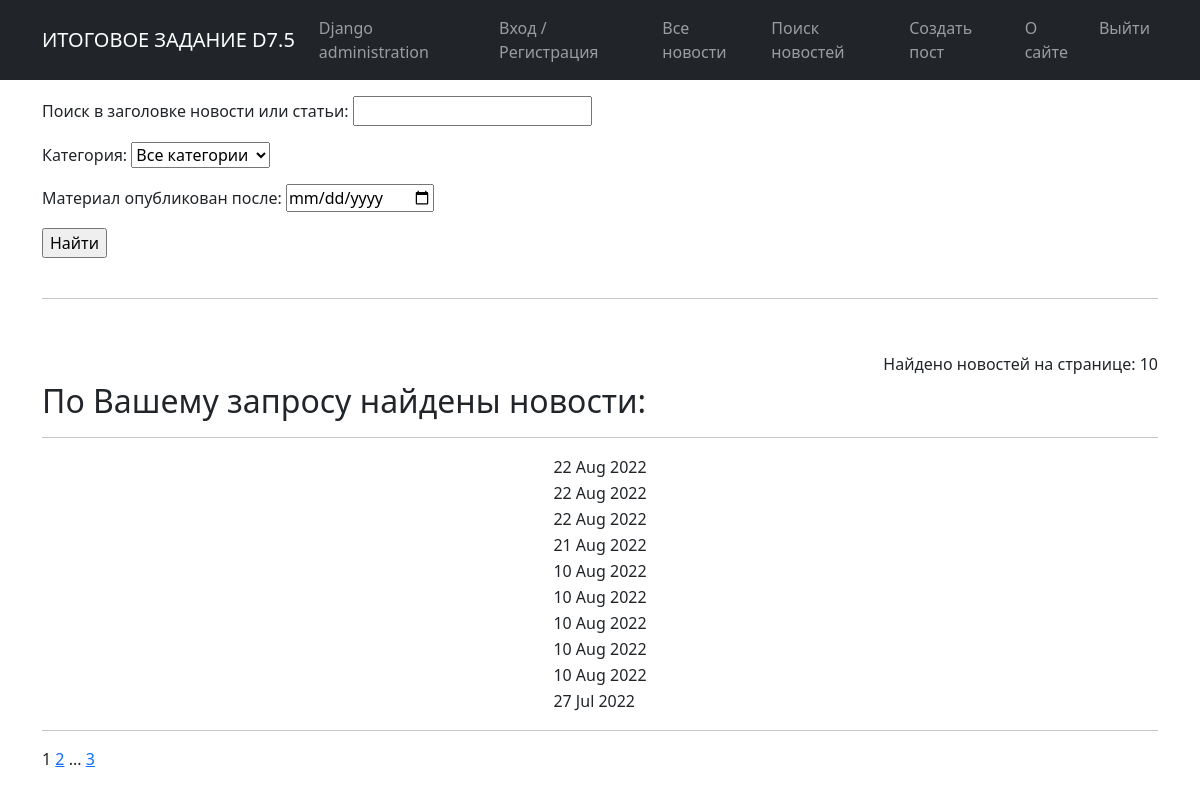
Page /news/search/ on the earlier database version.
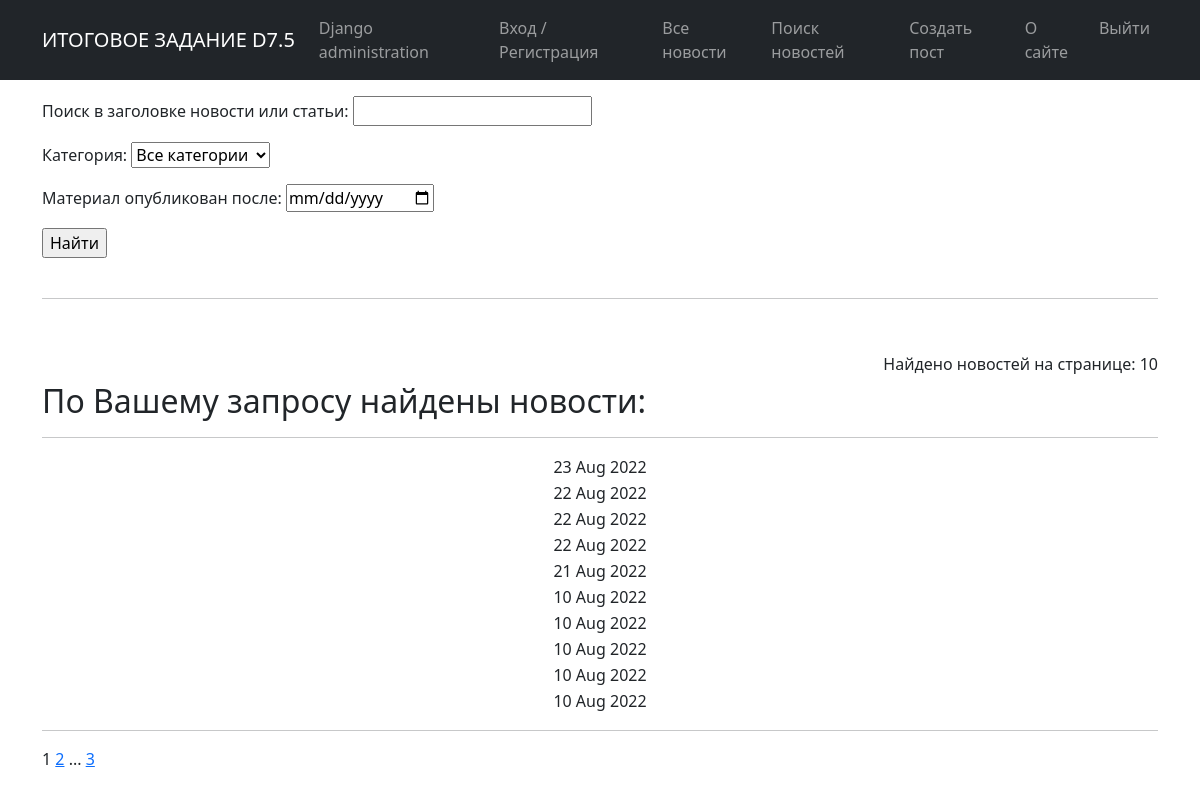
Same page on the later database version.
### news/models.py (models this page shows, shortened)
class Post(models.Model):
    NEWS = 'NW'
    ARTICLE = 'AT'
    CHOISE_NW_AT = [
        (NEWS, 'Новость'),
        (ARTICLE, 'Статья')
    ]
    author = models.ForeignKey(Author, on_delete=models.CASCADE)
    type_of_post = models.CharField(max_length=2, default=NEWS, choices=CHOISE_NW_AT)
    post_create_datetime = models.DateTimeField(auto_now_add=True)
    post_category = models.ManyToManyField(Category, through='PostCategory', related_name='posts')
    post_title = models.CharField(max_length=128)
    post_text = models.TextField()
    post_rating = models.IntegerField(default=0)
    is_updated = models.BooleanField(default=False)
    is_new = models.BooleanField(default=True)
    def get_absolute_url(self):
        return reverse('new_detail', args=[str(self.id)])

### news/views.py (the view)
# urls.py: path('search/', PostSearch.as_view(), name='news_search'),
class PostSearch(ListView):
    model = Post
    ordering = '-post_create_datetime'
    template_name = 'search.html'
    context_object_name = 'search'
    paginate_by = 10
    def get_queryset(self):
        queryset = super().get_queryset()
        self.filterset = PostFilter(self.request.GET, queryset)
        return self.filterset.qs
    def get_context_data(self, **kwargs):
        context = super().get_context_data(**kwargs)
        context['filterset'] = self.filterset
        return context

### news/models.py (called while the page is built)
    def __str__(self):
        return self.name

### news/templatetags/custom_filters.py (called while the page is built)
@register.filter()
def makegoodwords(value):
    new_value = keyword_processor.replace_keywords(value)
    return new_value

### templates/search.html (shortened to what this page needs)
{% extends 'flatpages/default.html' %}
{% load custom_filters %}
{% block content %}
   <form align='' action="" method="get">
       <p>{{ filterset.form.as_p }}</p>
       <input type="submit" value="Найти">
   </form>
    <p>&nbsp;</p>
    <hr>
    <p>&nbsp;</p>
    <h6 align='right'>Найдено новостей на странице: {{search|length}}</h6>
    <h2>По Вашему запросу найдены новости:</h2>
    <hr>
    {% if search %}
        <table align='center' border="0" cellspacing="0">
           {% for s in search %}
                <tr align="left">
                    <td> <a href="{{ s.get_absolute_url }}"> {{ s.post_title|makegoodwords}} </a></td>
                    <td>{{ s.post_create_datetime|date:'d M Y' }}</td>
                    <td>{{ s.post_text|truncatechars:20|makegoodwords }}</td>
                </tr>
            {% endfor %}
        </table>
    {% else %}
        <h3>По Вашему запросу не найдено ни одной новости!</h3>
    {% endif %}
    <hr>
   {{ page_obj.number }}
   {% if page_obj.has_next %}
       <a href="?page={{ page_obj.next_page_number }}">{{ page_obj.next_page_number }}</a>
       {% if paginator.num_pages != page_obj.next_page_number %}
           ...
           <a href="?page={{ page_obj.paginator.num_pages }}">{{ page_obj.paginator.num_pages }}</a>
       {% endif %}
   {% endif %}
{% endblock content %}

Differences in the rows shown:
no longer on this page (row edited): Post: post_create_datetime "27 Jul 2022"
added Post: post_create_datetime "23 Aug 2022"
